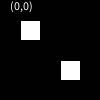
Frame 1 (no input)
Frame 60 (the mouse pressed at the canvas centre just before this capture): identical to frame 1, image omitted
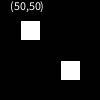
Frame 120 (the mouse held since frame 60 and released just before this capture)

The Processing sketch that drew these frames (run headless with seeded random() and noise(); from frame 60 on, the mouse is pressed at the canvas centre):

// Processing sketch: sketch_cuadrado_funciones
// ── sketch_cuadrado_funciones.pde
float [] x1 = {
  20, 40, 40, 20
};

float [] x2 = {
  60, 80, 80, 60
};

float [] y1 = {
  20, 20, 40, 40
};

float [] y2 = {
  60, 60, 80, 80
};


void setup () {
  
}

void draw () {
  background(1);
  
  if ( isIn(x1, y1)) {
      fill (255, 0, 0);
  } else {
    fill (255);
  }
  drawRect (x1, y1);
  
  if ( isIn(x2, y2)) {
      fill (0, 255, 0);
  } else {
    fill (255);
  }
  drawRect (x2, y2);
 
  text("("+  mouseX + "," + mouseY + ")", 10, 10);
}

void drawRect (float [] x, float [] y) {
  beginShape();
    for (int i = 0; i < 4; i++) {
      vertex(x[i], y[i]);
    }
  endShape(CLOSE);
}

boolean isIn (float [] x, float [] y) {
  return mouseX > x[0] && mouseX < x[1] && mouseY > y[0] && mouseY < y[3];
}
